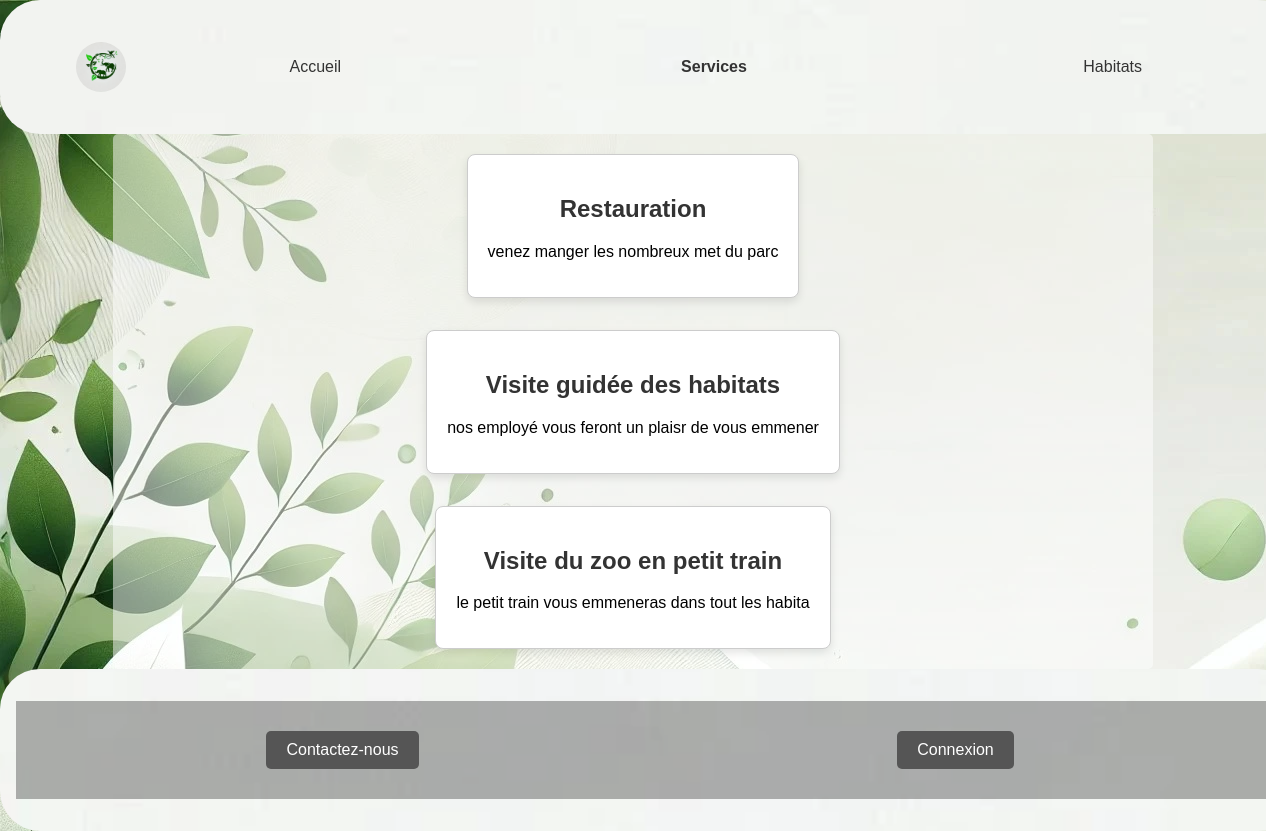
The app's page /page/service.php, older data.
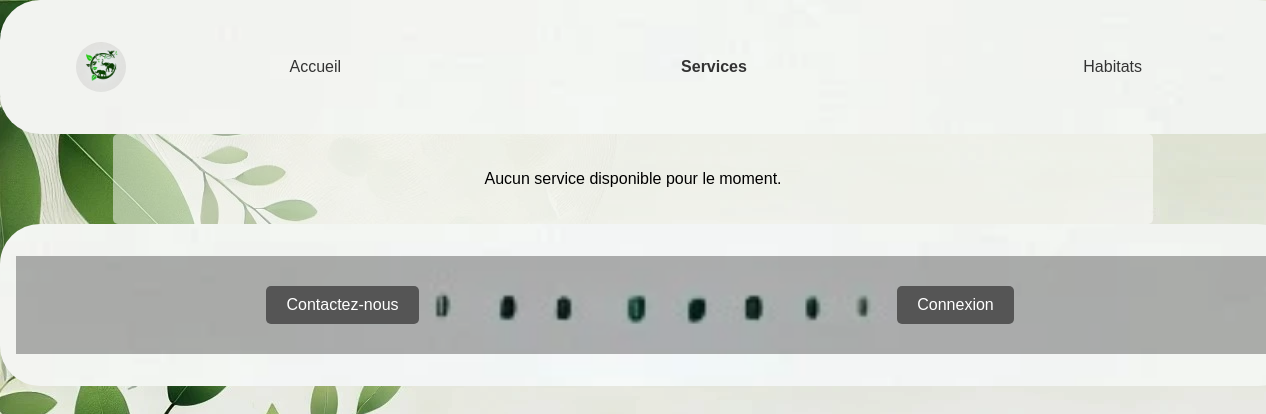
The same page, newer data.
### tables this page shows
CREATE TABLE `service` (
  `service_id` int(11) NOT NULL,
  `nom` varchar(50) DEFAULT NULL,
  `description` varchar(50) DEFAULT NULL
);

### config/fetch_services.php (called while the page is built)
<?php
function getServices($pdo) {
    $sql = "SELECT * FROM service ORDER BY service_id";
    return $pdo->query($sql)->fetchAll(PDO::FETCH_ASSOC);
}
?>

### source/php/forService/Section_comment.php (the view)
<?php
include('../config/db_config.php');
include('../config/fetch_services.php');
$services = getServices($pdo);
?>
<main id="servicesMain">
    <?php if (!empty($services)): ?>
        <?php foreach ($services as $item): ?>
            <section class="principal">
                <div class="service">
                    <h2><?php echo htmlspecialchars($item['nom']); ?></h2>
                    <p><?php echo htmlspecialchars($item['description']); ?></p>
                </div>
            </section>
        <?php endforeach; ?>
    <?php else: ?>
        <p>Aucun service disponible pour le moment.</p>
    <?php endif; ?>
</main>

Row changes from the older to the newer data that the page shows:
removed service: nom "Restauration", description "venez manger les nombreux met du parc"
removed service: nom "Visite guidée des habitats", description "nos employé vous feront un plaisr de vous emmener"
removed service: nom "Visite du zoo en petit train", description "le petit train vous emmeneras dans tout les habita"
Text that changed along with them:
text now shown: "Aucun service disponible pour le moment."
